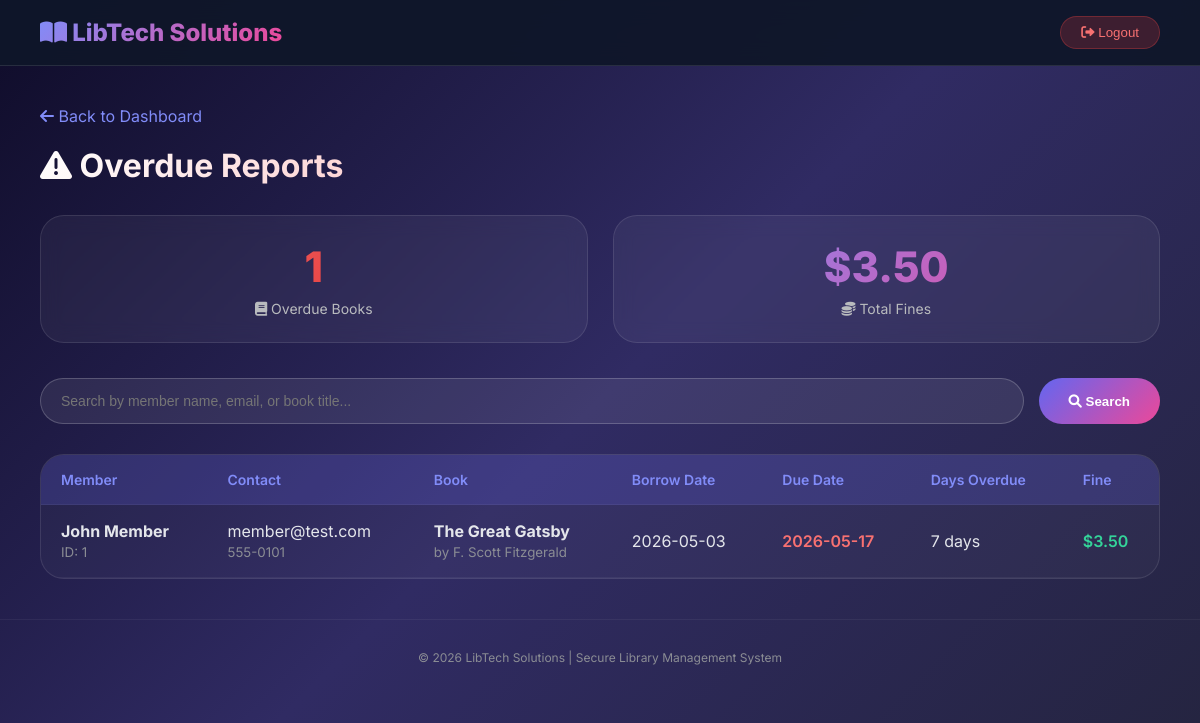
Page /overdue-reports.php (signed in) on the earlier database version.
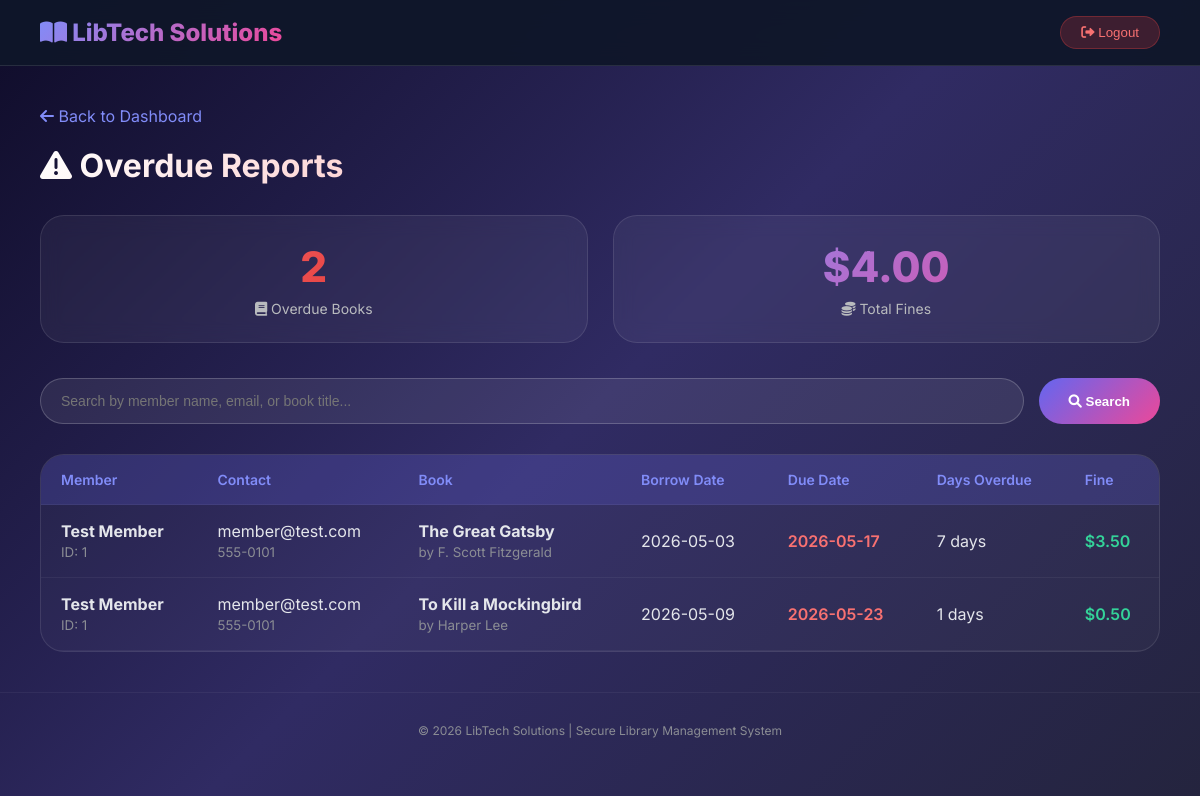
Same page on the later database version.
### tables this page shows
CREATE TABLE `transaction` (
  `transaction_id` int(11) NOT NULL,
  `member_id` int(11) NOT NULL,
  `book_id` int(11) NOT NULL,
  `borrow_date` date NOT NULL,
  `due_date` date NOT NULL,
  `return_date` date DEFAULT NULL,
  `fine_amount` decimal(10,2) DEFAULT 0.00,
  `fine_paid` tinyint(1) DEFAULT 0,
  `status` varchar(20) DEFAULT 'Borrowed'
);

CREATE TABLE `member` (
  `member_id` int(11) NOT NULL,
  `admin_id` int(11) DEFAULT NULL,
  `full_name` varchar(100) NOT NULL,
  `email` varchar(100) NOT NULL,
  `phone` varchar(20) NOT NULL,
  `membership_date` date DEFAULT curdate(),
  `is_blocked` tinyint(1) DEFAULT 0,
  `created_at` datetime DEFAULT current_timestamp()
);

CREATE TABLE `book` (
  `book_id` int(11) NOT NULL,
  `title` varchar(200) NOT NULL,
  `author` varchar(100) NOT NULL,
  `isbn` varchar(13) DEFAULT NULL,
  `genre` varchar(50) DEFAULT NULL,
  `total_copies` int(11) DEFAULT 1,
  `available_copies` int(11) DEFAULT 1,
  `added_date` date DEFAULT curdate()
);

### overdue-reports.php (the view, shortened to what this page needs)
<?php
require_once 'config.php';
$search = $_GET['search'] ?? '';
$query = "SELECT
            m.member_id,
            m.full_name as member_name,
            m.email as member_email,
            m.phone as member_phone,
            b.title as book_title,
            b.author as book_author,
            t.borrow_date,
            t.due_date,
            DATEDIFF(CURDATE(), t.due_date) as days_overdue,
            DATEDIFF(CURDATE(), t.due_date) * 0.50 as fine_amount
          FROM transaction t
          JOIN member m ON t.member_id = m.member_id
          JOIN book b ON t.book_id = b.book_id
          WHERE t.return_date IS NULL AND t.due_date < CURDATE()";
$query .= " ORDER BY t.due_date ASC";
$result = $conn->query($query);
$total_overdue = 0;
$total_fines = 0;
if($result && $result->num_rows > 0) {
    $total_overdue = $result->num_rows;
    $result->data_seek(0);
    while($row = $result->fetch_assoc()) {
        $total_fines += $row['fine_amount'];
    }
    $result->data_seek(0);
}
?>
<!DOCTYPE html>
<html lang="en">
<head>
    <link rel="stylesheet" href="https://cdnjs.cloudflare.com/ajax/libs/font-awesome/6.0.0/css/all.min.css">
</head>
<body>
    <div class="navbar">
        <div class="logo"><i class="fas fa-book-open"></i> LibTech Solutions</div>
        <button class="logout-btn" onclick="window.location.href='auth/logout.php'"><i class="fas fa-sign-out-alt"></i> Logout</button>
    </div>
    <div class="container">
        <a href="librarian-dashboard.php" class="back-link"><i class="fas fa-arrow-left"></i> Back to Dashboard</a>
        <div class="page-title">
            <h1><i class="fas fa-exclamation-triangle"></i> Overdue Reports</h1>
        </div>
        <div class="stats-cards">
            <div class="stat-card overdue">
                <div class="stat-number"><?php echo $total_overdue; ?></div>
                <div class="stat-label"><i class="fas fa-book"></i> Overdue Books</div>
            </div>
            <div class="stat-card">
                <div class="stat-number">$<?php echo number_format($total_fines, 2); ?></div>
                <div class="stat-label"><i class="fas fa-coins"></i> Total Fines</div>
            </div>
        </div>
        <div class="search-bar">
            <form method="GET" class="search-form">
                <input type="text" name="search" class="search-input" placeholder="Search by member name, email, or book title..." value="<?php echo htmlspecialchars($search); ?>">
                <button type="submit" class="search-btn"><i class="fas fa-search"></i> Search</button>
            </form>
        </div>
        <div class="table-container">
            <table>
                <thead>
                    <tr>
                        <th>Member</th>
                        <th>Contact</th>
                        <th>Book</th>
                        <th>Borrow Date</th>
                        <th>Due Date</th>
                        <th>Days Overdue</th>
                        <th>Fine</th>
                    </tr>
                </thead>
                <tbody>
                    <?php if($result && $result->num_rows > 0): ?>
                        <?php while($row = $result->fetch_assoc()): ?>
                            <tr>
                                <td>
                                    <strong><?php echo htmlspecialchars($row['member_name']); ?></strong><br>
                                    <small style="color:#8b8d94;">ID: <?php echo $row['member_id']; ?></small>
                                </td>
                                <td>
                                    <?php echo htmlspecialchars($row['member_email']); ?><br>
                                    <small style="color:#8b8d94;"><?php echo htmlspecialchars($row['member_phone']); ?></small>
                                </td>
                                <td>
                                    <strong><?php echo htmlspecialchars($row['book_title']); ?></strong><br>
                                    <small style="color:#8b8d94;">by <?php echo htmlspecialchars($row['book_author']); ?></small>
                                </td>
                                <td><?php echo $row['borrow_date']; ?></td>
                                <td class="overdue-badge"><?php echo $row['due_date']; ?></td>
                                <td><?php echo $row['days_overdue']; ?> days</td>
                                <td class="fine-amount">$<?php echo number_format($row['fine_amount'], 2); ?></td>
                            </tr>
                        <?php endwhile; ?>
                    <?php endif; ?>
                </tbody>
            </table>
        </div>
    </div>
    <div class="footer">
        <p>© 2026 LibTech Solutions | Secure Library Management System</p>
    </div>
</body>
</html>

### overdue-reports.php (style rules this page uses)
* { margin: 0; padding: 0; box-sizing: border-box; }
body { font-family: 'Inter', sans-serif; background: linear-gradient(135deg, #0f0c29, #302b63, #24243e); min-height: 100vh; color: #e4e6eb; }
.navbar { background: rgba(15, 23, 42, 0.95); backdrop-filter: blur(12px); padding: 16px 40px; display: flex; justify-content: space-between; align-items: center; border-bottom: 1px solid rgba(255, 255, 255, 0.1); }
.logo { font-size: 24px; font-weight: 800; background: linear-gradient(135deg, #818cf8, #ec4899); -webkit-background-clip: text; -webkit-text-fill-color: transparent; }
.logout-btn { background: rgba(239, 68, 68, 0.2); border: 1px solid rgba(239, 68, 68, 0.3); color: #f87171; padding: 8px 20px; border-radius: 30px; cursor: pointer; transition: all 0.3s; }
.container { max-width: 1400px; margin: 40px auto; padding: 0 40px; }
.back-link { display: inline-block; margin-bottom: 20px; color: #818cf8; text-decoration: none; transition: all 0.3s; }
.page-title { margin-bottom: 30px; }
.page-title h1 { font-size: 32px; font-weight: 700; background: linear-gradient(135deg, #fff, #f87171); -webkit-background-clip: text; -webkit-text-fill-color: transparent; margin-bottom: 8px; }
.stats-cards { display: flex; gap: 25px; margin-bottom: 35px; flex-wrap: wrap; }
.stat-card { background: rgba(255, 255, 255, 0.05); backdrop-filter: blur(10px); border: 1px solid rgba(255, 255, 255, 0.1); border-radius: 24px; padding: 25px 30px; flex: 1; min-width: 200px; text-align: center; transition: all 0.3s; }
.stat-number { font-size: 42px; font-weight: 800; background: linear-gradient(135deg, #818cf8, #ec4899); -webkit-background-clip: text; -webkit-text-fill-color: transparent; margin-bottom: 8px; }
.stat-card.overdue .stat-number { background: linear-gradient(135deg, #f87171, #dc2626); -webkit-background-clip: text; -webkit-text-fill-color: transparent; }
.stat-label { color: #b9bbbe; font-size: 14px; }
.search-bar { margin-bottom: 30px; }
.search-form { display: flex; gap: 15px; flex-wrap: wrap; }
.search-input { flex: 1; padding: 14px 20px; background: rgba(255, 255, 255, 0.08); border: 1px solid rgba(255, 255, 255, 0.2); border-radius: 40px; color: #e4e6eb; font-size: 14px; transition: all 0.3s; }
.search-btn { padding: 14px 30px; background: linear-gradient(135deg, #6366f1, #ec4899); border: none; border-radius: 40px; color: white; font-weight: 600; cursor: pointer; transition: all 0.3s; }
.table-container { overflow-x: auto; background: rgba(255, 255, 255, 0.03); border-radius: 24px; border: 1px solid rgba(255, 255, 255, 0.1); }
table { width: 100%; border-collapse: collapse; }
th, td { padding: 16px 20px; text-align: left; border-bottom: 1px solid rgba(255, 255, 255, 0.05); }
th { background: rgba(99, 102, 241, 0.2); color: #818cf8; font-weight: 600; font-size: 14px; }
.overdue-badge { color: #f87171; font-weight: 600; }
.fine-amount { color: #34d399; font-weight: 600; }
.footer { text-align: center; padding: 30px; color: #8b8d94; font-size: 12px; margin-top: 40px; border-top: 1px solid rgba(255, 255, 255, 0.05); }

Differences in the rows shown:
changed through a linked row, transaction "The Great Gatsby": member.full_name "John Member" → "Test Member"
added transaction: member.full_name "Test Member", member.member_id "1", member.email "member@test.com", member.phone "555-0101", book.title "To Kill a Mockingbird", book.author "Harper Lee", borrow_date "2026-05-09", due_date "2026-05-23", days_overdue "1", fine_amount "0.50"
Other differences:
$total_overdue: "1" → "2"
$total_fines: "3.50" → "4.00"
